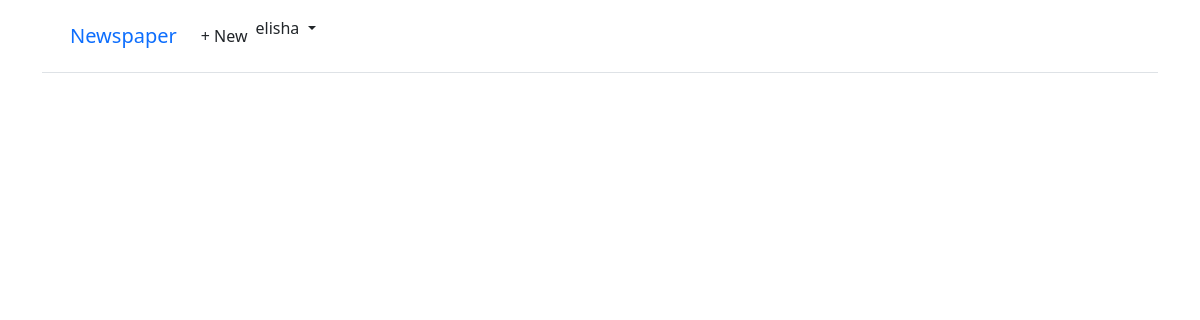
The page /articles/ (signed in) on the database as committed earlier.
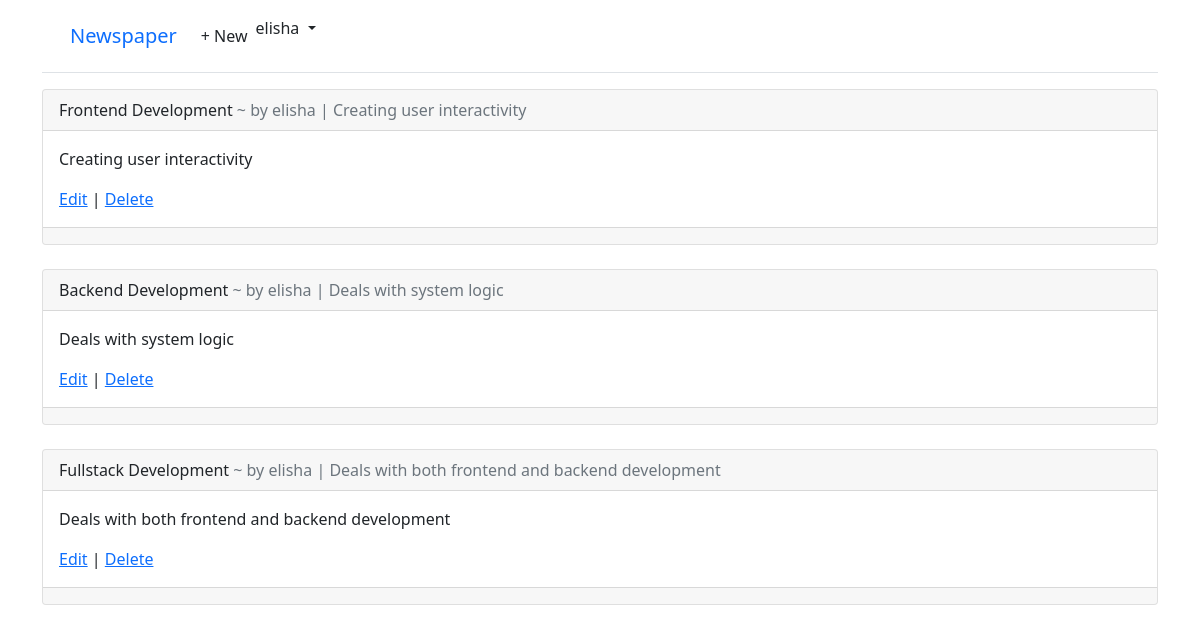
The same page on the database as committed later.
### accounts/models.py (models this page shows)
class CustomUser(AbstractUser):
    age = models.PositiveIntegerField(null=True, blank=True)

### articles/models.py (models this page shows, shortened)
class Article(models.Model):
    title = models.CharField(max_length=255)
    body = models.TextField()
    date = models.DateTimeField(auto_now_add=True)
    author = models.ForeignKey(
        settings.AUTH_USER_MODEL,
        on_delete=models.CASCADE,
    )

### articles/views.py (the view)
# urls.py: path("", ArticleListView.as_view(), name="article_list"),
class ArticleListView(LoginRequiredMixin, ListView):
    model = Article
    template_name = "article_list.html"

### templates/article_list.html (shortened to what this page needs)
{% extends "base.html" %}
{% block content %}
{% for article in article_list %}
    <div class="card">
        <div class="card-header">
            <span class="font-weight-bold">{{ article.title }}</span>
            <span class="text-muted"> ~ by {{ article.author }} | {{ article.body }}</span>
        </div>
        <div class="card-body">
            <p>{{ article.body }}</p>
            <a href="{% url 'article_edit' article.pk %}">Edit</a> |
            <a href="{% url 'article_delete' article.pk %}">Delete</a>
        </div>
        <div class="card-footer">
        </div>
    </div>
    <br>
{% endfor %}
{% endblock content %}

### templates/base.html (shortened to what this page needs)
<!DOCTYPE html>
<html lang="en">
<head>
    <link href="https://cdn.jsdelivr.net/npm/bootstrap@5.1.3/dist/css/bootstrap.min.css" rel="stylesheet">
</head>
<body>
    <div class="container">
      <header class="p-3 mb-3 border-bottom">
        <div class="container">
          <div class="d-flex flex-wrap align-items-center justify-content-center justify-content-lg-start">
            <a class="navbar-brand" href="{% url 'home' %}">Newspaper</a>
            <ul class="nav col-12 col-lg-auto me-lg-auto mb-2 justify-content-center mb-md-0">
              {% if user.is_authenticated %}
              <li><a href="{% url 'article_new' %}" class="nav-link px-2 link-dark">+ New</a></li>
              <div class="dropdown text-end">
                <a href="#" class="d-block link-dark text-decoration-none dropdown-toggle" id="dropdownUser1"
                  data-bs-toggle="dropdown" aria-expanded="false">
                  {{ user.username }}
                </a>
              </div>
              {% else %}
            </ul>
            <div class="text-end">
              <a href="{% url 'login' %}" class="btn btn-outline-primary me-2">Log In</a>
              <a href="{% url 'signup' %}" class="btn btn-primary">Sign Up</a>
            </div>
            {% endif %}
          </div>
        </div>
      </header>
      <main>
        {% block content %}
        {% endblock content %}
      </main>
    </div>
  </body>
</html>

Rows that differ between the two databases and show on the page:
added Article: title "Frontend Development", author "elisha", body "Creating user interactivity"
added Article: title "Backend Development", author "elisha", body "Deals with system logic"
added Article: title "Fullstack Development", author "elisha", body "Deals with both frontend and backend development"
